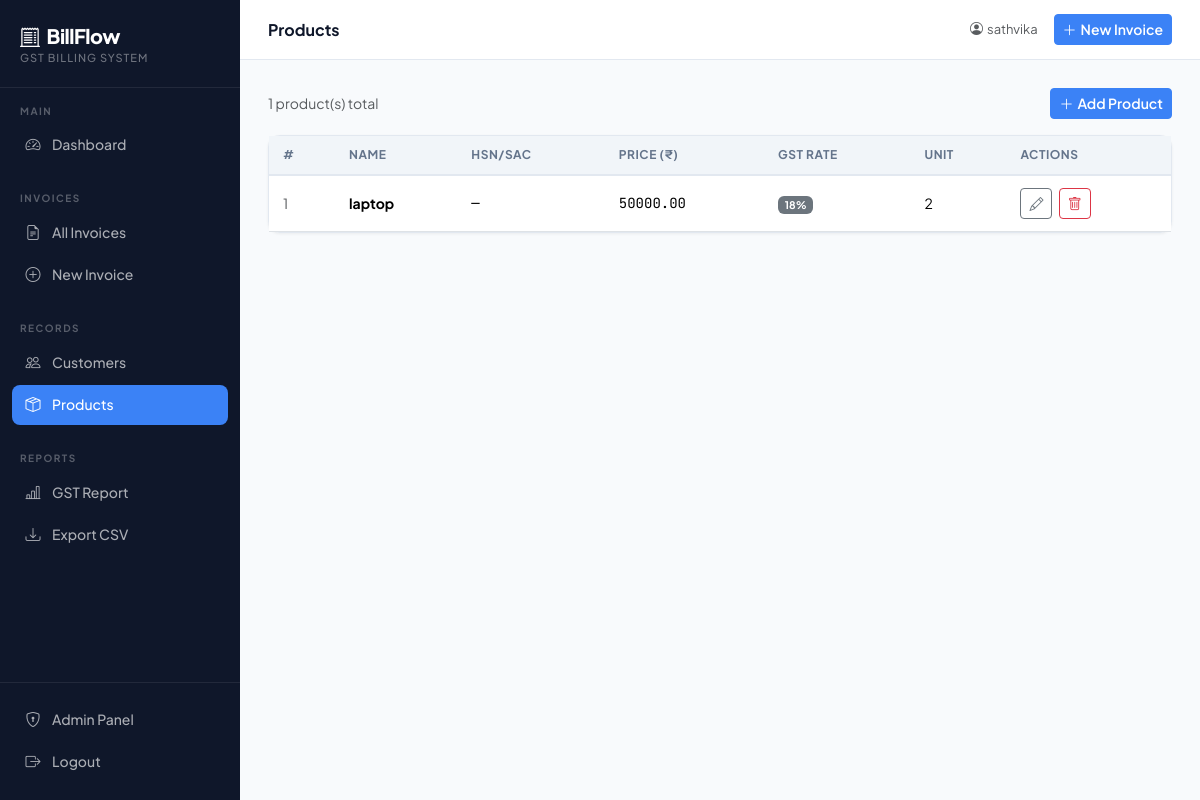
Screenshot of /products/ (signed in) with the database file from the repository.
### billing/models.py (models this page shows, shortened)
class Product(models.Model):
    name = models.CharField(max_length=200)
    description = models.TextField(blank=True)
    price = models.DecimalField(max_digits=10, decimal_places=2, help_text="Price per unit (excl. GST)")
    gst_rate = models.IntegerField(choices=GST_RATES, default=18, verbose_name="GST Rate (%)")
    hsn_code = models.CharField(max_length=10, blank=True, help_text="HSN/SAC Code")
    unit = models.CharField(max_length=20, default='Nos', help_text="Unit of measurement")
    created_at = models.DateTimeField(auto_now_add=True)
    class Meta:
        ordering = ['name']

### billing/views.py (the view)
# urls.py: path('products/', views.product_list, name='product_list'),
@login_required
def product_list(request):
    products = Product.objects.all().order_by('name')
    return render(request, 'billing/product_list.html', {'products': products})

### billing/templates/billing/product_list.html (shortened to what this page needs)
{% extends 'billing/base.html' %}
{% block page_title %}Products{% endblock %}
{% block content %}
<div class="d-flex justify-content-between align-items-center mb-3">
  <div class="text-muted" style="font-size:14px">{{ products|length }} product(s) total</div>
  <a href="{% url 'add_product' %}" class="btn btn-primary btn-sm">
    <i class="bi bi-plus-lg me-1"></i>Add Product
  </a>
</div>
<div class="card">
  <div class="card-body p-0">
    {% if products %}
    <div class="table-responsive">
      <table class="table table-hover mb-0">
        <thead>
          <tr><th>#</th><th>Name</th><th>HSN/SAC</th><th>Price (₹)</th><th>GST Rate</th><th>Unit</th><th>Actions</th></tr>
        </thead>
        <tbody>
          {% for p in products %}
          <tr>
            <td class="text-muted">{{ forloop.counter }}</td>
            <td><strong>{{ p.name }}</strong><br><small class="text-muted">{{ p.description|truncatechars:50 }}</small></td>
            <td class="mono">{{ p.hsn_code|default:"—" }}</td>
            <td class="mono">{{ p.price }}</td>
            <td><span class="badge bg-secondary">{{ p.gst_rate }}%</span></td>
            <td>{{ p.unit }}</td>
            <td>
              <a href="{% url 'edit_product' p.pk %}" class="btn btn-sm btn-outline-secondary me-1"><i class="bi bi-pencil"></i></a>
              <form method="post" action="{% url 'delete_product' p.pk %}" class="d-inline"
                    onsubmit="return confirm('Delete {{ p.name }}?')">
                <button class="btn btn-sm btn-outline-danger"><i class="bi bi-trash"></i></button>
              </form>
            </td>
          </tr>
          {% endfor %}
        </tbody>
      </table>
    </div>
    {% else %}
    <div class="text-center py-5 text-muted">
      <i class="bi bi-box-seam display-4 d-block mb-2"></i>
      No products yet. <a href="{% url 'add_product' %}">Add your first product</a>
    </div>
    {% endif %}
  </div>
</div>
{% endblock %}

### billing/templates/billing/base.html (shortened to what this page needs)
<!DOCTYPE html>
<html lang="en">
<head>
  <link href="https://cdnjs.cloudflare.com/ajax/libs/bootstrap/5.3.2/css/bootstrap.min.css" rel="stylesheet">
  <link href="https://cdnjs.cloudflare.com/ajax/libs/bootstrap-icons/1.11.3/font/bootstrap-icons.min.css" rel="stylesheet">
</head>
<body>
<nav class="sidebar">
  <div class="sidebar-brand">
    <h1><i class="bi bi-receipt-cutoff me-1"></i> BillFlow</h1>
    <span>GST Billing System</span>
  </div>
  <div class="sidebar-section">
    <div class="sidebar-section-label">Main</div>
    <a href="{% url 'dashboard' %}" class="nav-link {% if request.resolver_match.url_name == 'dashboard' %}active{% endif %}">
      <i class="bi bi-speedometer2"></i> Dashboard
    </a>
  </div>
  <div class="sidebar-section">
    <div class="sidebar-section-label">Invoices</div>
    <a href="{% url 'invoice_list' %}" class="nav-link {% if 'invoice' in request.resolver_match.url_name and 'create' not in request.resolver_match.url_name %}active{% endif %}">
      <i class="bi bi-file-earmark-text"></i> All Invoices
    </a>
    <a href="{% url 'create_invoice' %}" class="nav-link {% if request.resolver_match.url_name == 'create_invoice' %}active{% endif %}">
      <i class="bi bi-plus-circle"></i> New Invoice
    </a>
  </div>
  <div class="sidebar-section">
    <div class="sidebar-section-label">Records</div>
    <a href="{% url 'customer_list' %}" class="nav-link {% if 'customer' in request.resolver_match.url_name %}active{% endif %}">
      <i class="bi bi-people"></i> Customers
    </a>
    <a href="{% url 'product_list' %}" class="nav-link {% if 'product' in request.resolver_match.url_name %}active{% endif %}">
      <i class="bi bi-box-seam"></i> Products
    </a>
  </div>
  <div class="sidebar-section">
    <div class="sidebar-section-label">Reports</div>
    <a href="{% url 'gst_report' %}" class="nav-link {% if 'report' in request.resolver_match.url_name %}active{% endif %}">
      <i class="bi bi-bar-chart-line"></i> GST Report
    </a>
    <a href="{% url 'export_csv' %}" class="nav-link">
      <i class="bi bi-download"></i> Export CSV
    </a>
  </div>
  <div class="sidebar-footer">
    <a href="/admin/" class="nav-link" target="_blank">
      <i class="bi bi-shield-lock"></i> Admin Panel
    </a>
    <a href="{% url 'logout' %}" class="nav-link">
      <i class="bi bi-box-arrow-right"></i> Logout
    </a>
  </div>
</nav>
<div class="main-wrap">
  <div class="topbar">
    <div class="topbar-title">{% block page_title %}Dashboard{% endblock %}</div>
    <div class="d-flex align-items-center gap-3">
      <span class="text-muted" style="font-size:13px">
        <i class="bi bi-person-circle me-1"></i>{{ request.user.username }}
      </span>
      <a href="{% url 'create_invoice' %}" class="btn btn-primary btn-sm">
        <i class="bi bi-plus-lg me-1"></i>New Invoice
      </a>
    </div>
  </div>
  <div class="page-content">
    {% block content %}{% endblock %}
  </div>
</div>
</body>
</html>

### billing/templates/billing/base.html (style rules this page uses)
:root { --navy: #0f172a; --navy-light: #1e293b; --navy-lighter: #334155; --accent: #3b82f6; --accent-light: #60a5fa; --green: #10b981; --amber: #f59e0b; --red: #ef4444; --surface: #f8fafc; --border: #e2e8f0; --text: #0f172a; --text-muted: #64748b; --sidebar-w: 240px; }
* { box-sizing: border-box; }
body { font-family: 'Plus Jakarta Sans', sans-serif; background: var(--surface); color: var(--text); margin: 0; }
.sidebar { position: fixed; top: 0; left: 0; width: var(--sidebar-w); height: 100vh; background: var(--navy); display: flex; flex-direction: column; z-index: 100; overflow-y: auto; }
.sidebar-brand { padding: 24px 20px 20px; border-bottom: 1px solid rgba(255,255,255,0.08); }
.sidebar-brand h1 { font-size: 20px; font-weight: 800; color: #fff; margin: 0; letter-spacing: -0.5px; }
.sidebar-brand span { font-size: 11px; color: rgba(255,255,255,0.4); display: block; margin-top: 2px; font-weight: 500; text-transform: uppercase; letter-spacing: 1px; }
.sidebar-section { padding: 16px 12px 8px; }
.sidebar-section-label { font-size: 10px; font-weight: 700; color: rgba(255,255,255,0.3); text-transform: uppercase; letter-spacing: 1.5px; padding: 0 8px; margin-bottom: 6px; }
.nav-link { display: flex; align-items: center; gap: 10px; padding: 9px 12px; border-radius: 8px; color: rgba(255,255,255,0.65) !important; font-size: 14px; font-weight: 500; text-decoration: none; transition: all 0.15s ease; margin-bottom: 2px; }
.nav-link.active { background: var(--accent); color: #fff !important; }
.nav-link i { font-size: 15px; width: 18px; text-align: center; }
.sidebar-footer { margin-top: auto; padding: 16px 12px; border-top: 1px solid rgba(255,255,255,0.08); }
.main-wrap { margin-left: var(--sidebar-w); min-height: 100vh; display: flex; flex-direction: column; }
.topbar { background: #fff; border-bottom: 1px solid var(--border); padding: 0 28px; height: 60px; display: flex; align-items: center; justify-content: space-between; position: sticky; top: 0; z-index: 50; }
.topbar-title { font-size: 16px; font-weight: 700; color: var(--navy); }
.page-content { padding: 28px; flex: 1; }
.card { border: 1px solid var(--border); border-radius: 12px; box-shadow: 0 1px 3px rgba(0,0,0,0.06); }
.table { font-size: 14px; }
.table thead th { background: #f1f5f9; font-weight: 700; font-size: 12px; text-transform: uppercase; letter-spacing: 0.5px; color: var(--text-muted); border-bottom: 2px solid var(--border); padding: 10px 14px; }
.table td { padding: 12px 14px; vertical-align: middle; }
.btn-primary { background: var(--accent); border-color: var(--accent); font-weight: 600; }
.btn { font-weight: 600; font-size: 14px; }
.mono { font-family: 'JetBrains Mono', monospace; }

### rows the page displays
Product: name "laptop", hsn_code "—", price "50000.00", gst_rate "18", unit "2"

### other values shown
{{ request.user.username }} "sathvika"
{{ products|length }} "1"
